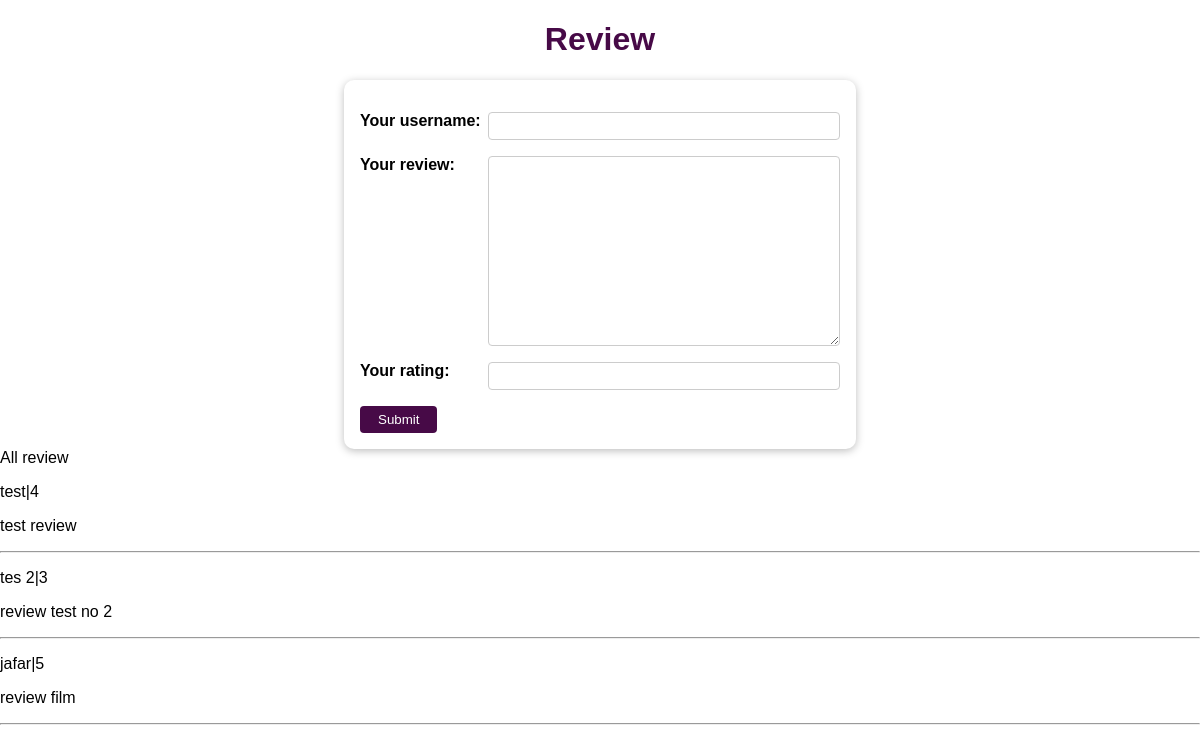
The page / on the database its author committed.
### review/models.py (models this page shows)
class Review(models.Model):
    user_name = models.CharField(max_length=50)
    review = models.TextField(max_length=100)
    rating = models.IntegerField()

### review/views.py (the view)
# urls.py: path("", include("review.urls")),
def review(request):
    if request.method == "POST":
        form = ReviewForm(request.POST)
        if form.is_valid():
            new_review = Review(
                user_name=form.cleaned_data["user_name"], review=form.cleaned_data["review"], rating=form.cleaned_data["rating"])
            new_review.save()
            return HttpResponseRedirect(reverse('review-page'))
    else:
        form = ReviewForm()
    all_reviews = Review.objects.all()
    return render(request, "review/review.html", {"form": form, "reviews": all_reviews})

### review/forms.py
class ReviewForm(forms.Form):
    user_name = forms.CharField(max_length=100, label="Your username")
    review = forms.CharField(widget=forms.Textarea,
                             max_length=200, label="Your review")
    rating = forms.IntegerField(min_value=1, max_value=5, label="Your rating")

### review/templates/review/review.html (shortened to what this page needs)
{% load static %}
<!DOCTYPE html>
<html lang="en">
<head>
    <link rel="stylesheet" href="{% static 'review/review.css' %}">
</head>
<body>
    <h1>Review</h1>
    <form action="/" method="POST">
        {% for field in  form %}
        <div class="form-control {% if field.errors %}errors{% endif %}">
            {{field.label_tag}}
            {{field}}
        </div>
        {% endfor %}
        <button type="submit">Submit</button>
    </form>
    <div>
        All review
        {% for review in reviews  %}
        <div>
            <p><span>{{review.user_name}}</span>|<span>{{review.rating}}</span></p>
            <p>{{review.review}}</p>
        </div>
        <hr>
        {% endfor %}
    </div>
</body>
</html>

### review/static/review/review.css (style rules this page uses)
body { font-family: sans-serif; margin: 0; box-sizing: border-box; }
h1 { width: 100%; text-align: center; color: #470a47; }
form { width: 90%; max-width: 30rem; margin: 0 auto; padding: 1rem; box-shadow: 0 2px 8px rgba(0,0,0, 0.26); border-radius:10px; background-color: white; }
button { background-color: #470a47; border: none; padding: 6px 18px; color: white; border-radius: 4px; cursor: pointer; transition: all 0.25s; }
.form-control { display: flex; justify-content: space-between; margin: 1rem 0; }
.form-control label { flex-basis: 8rem; font-weight: bold; }
.form-control input, .form-control textarea { flex: 1; font:inherit; border: 1px solid #ccc; padding: 0.25rem; border-radius: 4px; }

### rows shown on the page
Review: user_name "test", rating "4", review "test review"
Review: user_name "tes 2", rating "3", review "review test no 2"
Review: user_name "jafar", rating "5", review "review film"

### other values the page prints
{{ field.label_tag }} "Your username:" "Your review:" "Your rating:"
